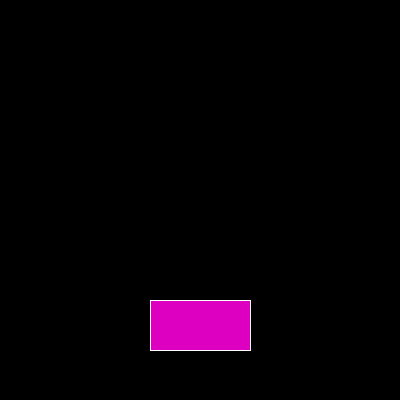
Frame 1 (no input)
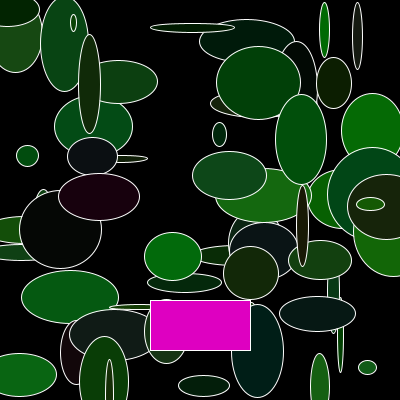
Frame 60 (the mouse pressed at the canvas centre just before this capture)
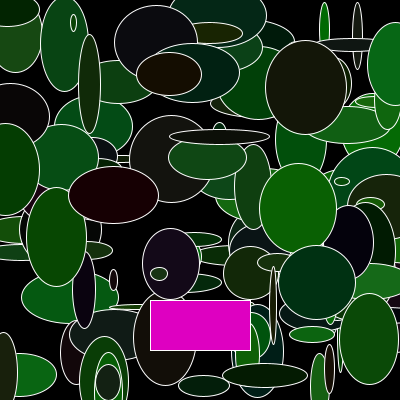
Frame 120 (the mouse held since frame 60 and released just before this capture)

The Processing sketch that drew these frames (run headless with seeded random() and noise(); from frame 60 on, the mouse is pressed at the canvas centre):

// Processing sketch: processing_167436
// ── processing_167436.pde

boolean b=false;
float x,y,a,c,r,g,d;
void setup()
{
  size(400,400);
  background(0);
}
void draw(){
  if (b==true){
    frameRate(15);
   fill(r,g,d);
rect(x,y,a,c);
x=random(1,600);
y=random(1,600);
a=random(10,30);
c=random(10,30);
r=random(255);
g=random(100);
d=random(255);
  
  }
  else {
   stroke(255); 
   //confeti
   frameRate(6);
   fill(r,g,d);
   ellipse(x,y,a,c);
    x=random(width);
    y=random(height);
    a=random(5,100);
    c=random(5,100);
    r=random(25);
    g=random(110);
    d=random(25);   
}
    fill(#DE00C1);
    rect(150,300,100,50);
}
void mousePressed(){
  if(mouseX>150 && mouseX<250 && mouseY>300 && mouseY<350){
    b = !b;
    background(0);
        fill(#F7F005);
    rect(150,300,100,50);
  }
}
